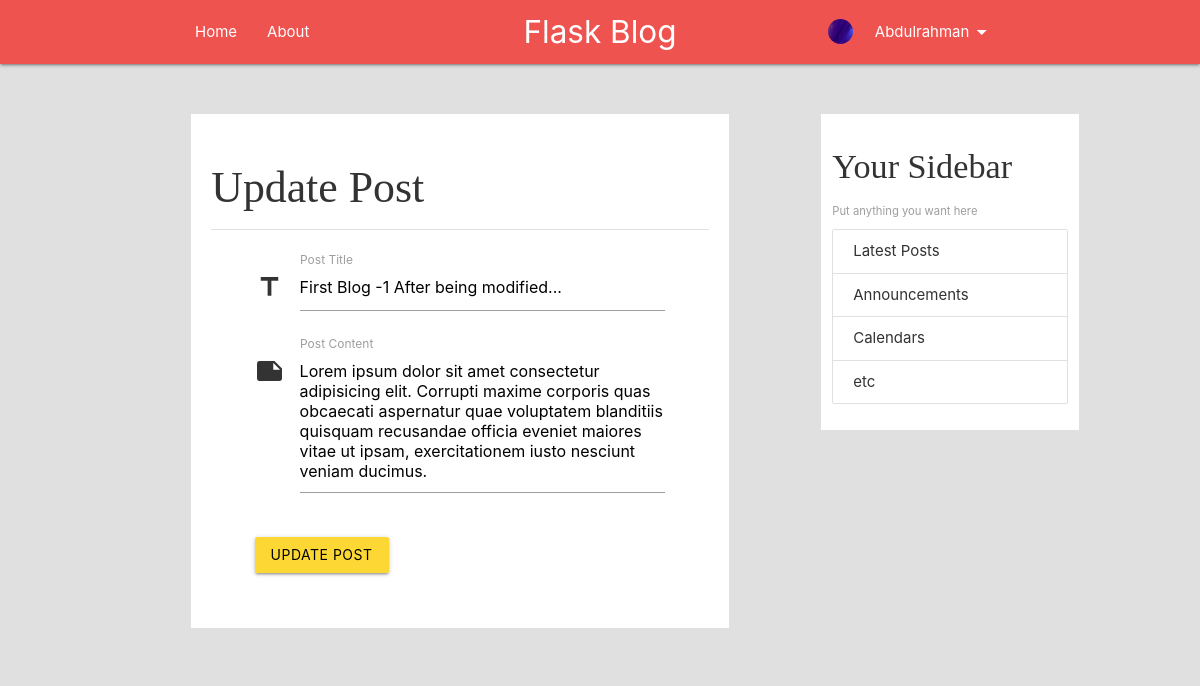
Screenshot of /post/1/update (signed in) with the database file from the repository.
### flask_blog/models.py (models this page shows, shortened)
class User(db.Model, UserMixin):
    id = db.Column(db.Integer, primary_key=True)
    username = db.Column(db.String(25), unique=True, nullable=False)
    email = db.Column(db.String(120), unique=True, nullable=False)
    img_file = db.Column(db.String(20), nullable=False, default='default.png')
    profile_dir = db.Column(db.String(255), nullable=False, unique=True)
    password = db.Column(db.String(60), nullable=False)
    brief_info = db.Column(db.String(130), nullable=False,
                           default='Apparently, this user prefers to keep an air of mystery about them.')
    posts = db.relationship('Post', backref='author', lazy=True)

class Post(db.Model):
    id = db.Column(db.Integer, primary_key=True)
    title = db.Column(db.String(60), nullable=False)
    date_created = db.Column(
        db.DateTime, nullable=False, default=datetime.utcnow)
    date_updated = db.Column(db.DateTime, nullable=True)
    content = db.Column(db.Text, nullable=False)
    user_id = db.Column(db.Integer, db.ForeignKey('user.id'), nullable=False)

### flask_blog/views.py (the view, shortened to what this page needs)
@app.route('/post/<int:post_id>/update', methods=['GET', 'POST'])
@login_required
def update_post(post_id):
    form = PostForm()
    user_post = Post.query.get_or_404(post_id)
    if user_post.author != current_user:
        abort(403)
    if request.method == 'GET':
        form.title.data = user_post.title
        form.content.data = user_post.content
    return render_template('update_post.html', page_title='Update Post', form=form, img_file_src=get_img_src())

### flask_blog/forms.py
class PostForm(FlaskForm):
    title = StringField('Post Title', validators=[
                        validators.DataRequired(), validators.Length(max=60)])
    content = TextAreaField('Post Content', validators=[
                            validators.DataRequired()])

### flask_blog/models.py (called while the page is built)
@login_manager.user_loader
def load_user(user_id):
    return User.query.get(int(user_id))

### flask_blog/views.py (called while the page is built)
def get_img_src():
    if current_user.is_authenticated:
        if current_user.img_file == 'default.png':
            return url_for('static', filename=f'images/profile_pics/{current_user.img_file}')
        return url_for('static', filename=f'images/profile_pics/{current_user.profile_dir}{current_user.img_file}')
    return None

### flask_blog/templates/update_post.html (shortened to what this page needs)
{% extends 'layout.html' %}
{% block body %}
<div class="media-container">
    <h3>Update Post</h3>
    <div class="divider"></div>
    <form action="" method="POST" class="row">
        <div class="input-field col s10 m10 push-s1 push-m1">
            <i class="material-icons prefix">title</i>
            {% if form.title.errors %}
            {{ form.title(id='title', class='invalid', **{'data-length': '60'}) }}
            {% for error in form.title.errors %}
            <span class="helper-text" data-error="{{error}}">{{error}}</span>
            {% endfor %}
            {% else %}
            {{ form.title(id='title', **{'data-length': '60'}) }}
            {% endif %}
            {{ form.title.label(for='title') }}
        </div>
        <div class="input-field col s10 m10 push-s1 push-m1">
            <i class="material-icons prefix">note</i>
            {% if form.content.errors %}
            {{ form.content(id='content', class='invalid materialize-textarea') }}
            {% for error in form.content.errors %}
            <span class="helper-text" data-error="{{error}}">{{error}}</span>
            {% endfor %}
            {% else %}
            {{ form.content(id='content', class='materialize-textarea') }}
            {% endif %}
            {{ form.content.label(for='content') }}
        </div>
        <div class="input-field col s10 m10 push-s1 push-m1">
            <button type="submit" class="waves-effect waves-light btn yellow darken-1 black-text">Update Post</button>
        </div>
    </form>
</div>
{% endblock body %}

### flask_blog/templates/includes/_navbar.html (shortened to what this page needs)
<nav class="red lighten-1">
    <div class="container">
        <div class="nav-wrapper">
            <a href="/" class="brand-logo center">Flask Blog</a>
            <ul class="left hide-on-med-and-down">
                <li><a href="{{url_for('index')}}">Home</a></li>
                <li><a href="{{url_for('about')}}">About</a></li>
            </ul>
            <ul class="right hide-on-med-and-down">
                {% if current_user.is_authenticated %}
                <li><a class="dropdown-trigger" href="javascript: void(0);" data-target="account-dropdown">
                        <div class="row">
                            <div class="col s3">
                                <img src="{{img_file_src}}" alt="profile_pic" class="nav-img">
                            </div>
                            <div class="col s9">
                                {{current_user.username.split(' ')[0].title()}}
                                <i class="material-icons right">arrow_drop_down</i>
                            </div>
                        </div>
                    </a></li>
                {% else %}
                <li><a href="{{url_for('login')}}">Login</a></li>
                <li><a href="{{url_for('register')}}">Register</a></li>
                {% endif %}
            </ul>
        </div>
    </div>
</nav>

### flask_blog/static/css/main.css (style rules this page uses)
:root { --primary-color: #EF5350; --secondary-color: #e0e0e0; --content-color: #ffffff; --font-color: #333333; }
body { color: var(--font-color); background: var(--secondary-color); }
h1, h2, h3, h4, h5, h6 { font-family: 'Museo', 'sans-serif'; }
a { color: var(--font-color); transition: all .3s ease; }
.nav-wrapper > ul:last-child { height: 0px; }
.nav-img { width: 25px; height: 25px; border-radius: 50%; }
.dropdown-trigger .s3 { margin: 7px 0 0; height: 35px; }
.dropdown-trigger i { margin-left: 0; }
.media-container { background: var(--content-color); padding: 20px; margin: 0 0 30px; }
.media-container form.row { padding-top: 20px; }

### rows the page displays
User: username.split "Abdulrahman"
Post: title "First Blog -1 After being modified...", content "Lorem ipsum dolor sit amet consectetur adipisicing elit. Corrupti maxime corporis quas obcaecati aspernatur quae voluptatem blanditiis quisquam recusandae officia eveniet maiores vitae ut ipsam, exercitationem iusto nesciunt veniam ducimus."
